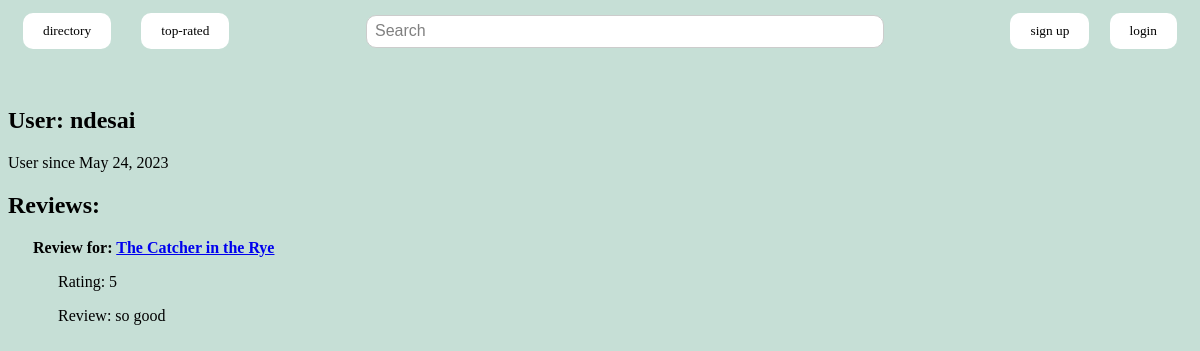
/profiles/9/, run on an earlier commit of the app's database.
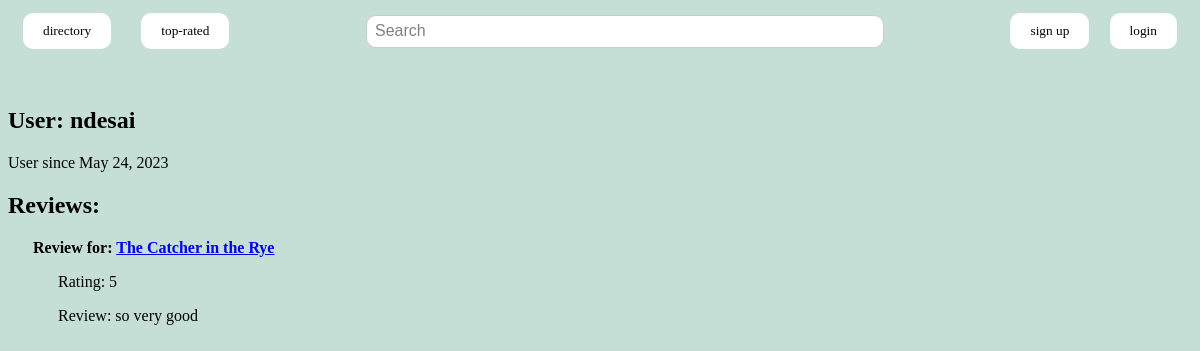
And on a later commit of the database.
### reviews/models.py (models this page shows)
class Review(models.Model):
    user = models.ForeignKey(User, on_delete=models.CASCADE, blank=True)
    book = models.ForeignKey(Book, on_delete=models.CASCADE)
    rating = models.IntegerField(blank=False, default=0)
    text = models.CharField(blank=False,max_length=500)
    images = models.ImageField(upload_to='review_images/',blank=True);

### books/models.py (models this page shows, shortened)
class Book(models.Model):
    title = models.CharField(max_length=200, blank=False)
    author = models.CharField(max_length=200)
    pub_year = models.IntegerField(default=-1, blank=True)

### profiles/views.py (the view)
# urls.py: path("<int:user_id>/", views.profile, name="profile"),
def profile(request, user_id):
    profile_user = User.objects.get(pk=user_id)
    if profile_user is not None:
        reviews = Review.objects.filter(user=profile_user)
        context =  {
            'profile_user': profile_user,
            'reviews': reviews
        }
        return render(request, 'profiles/profile.html', context)
    return None

### templates/profiles/profile.html
{% extends "base.html" %}
{% load static %}
{% block css %}
    <link rel="stylesheet" href="{% static 'css/profile.css' %}">
{% endblock %}
{% block content %}
    <h2>User: {{profile_user.username}}</h2>
    <p>User since {{profile_user.date_joined.date}}</p>
    <h2>Reviews:</h2>
    {% for review in reviews %}
        <div class="review-row">
            <div class="review-book">
                <b>Review for:
                    <a href="{% url 'books:view_book' review.book.id %}">{{review.book.title}}</a>
                </b>
            </div>
            <div class="review-contents">
                <p>Rating: {{review.rating}}</p>
                <p>Review: {{review.text}}</p>
            </div>
        </div>
    {% endfor %}
{% endblock %}

What changed in the data, as far as the page shows it:
changed Review "The Catcher in the Rye": text "so good" → "so very good"
